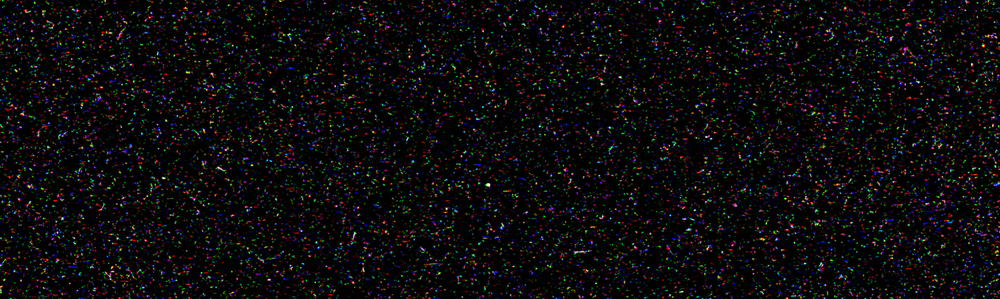
#> input picture image_sample_data/224MeV_10_000MU.png, 1000 x 299 px, shrunk from 1916 x 572 before the run; its folder holds only this picture in this run
$ python -i image_processing.py   (imports and definitions only)
#> lines starting #> are read from the running program, lines starting #| are printed output that depends on the picture; after the words box and inside, x2 and y2 are one past the last pixel; in counts of white or black regions, pixels touching at a corner belong together
#> in process_image, image is the input picture: shape (299, 1000, 3); mean B, G, R 11.1, 10.5, 11.4
import cv2
import numpy as np
import os
import pandas as pd
import matplotlib.pyplot as plt
from sklearn.cluster import DBSCAN

"""
Image Processing Algorithm for particle counting using K-means Colour quantization based on  https://stackoverflow.com/questions/72118665/particle-detection-with-python-opencv
K-means color quantization is simplifying the representation of the image by reducing the numbers of colours. This process involves clustering pixel colors into k groups
and replacing each pixel with its cluster’s centroid color. In this application, k-means is performed with two clusters to create a grayscale image and Otsu’s thresholding is for binarization.
After filtering out tiny noise, using contour area filtering and a mask is created to erase it. Bitwise-operation applies this mask to the original image, resulting in significant particle clusters.
The number of particle counts and average particle size computed from this algorithm are saved in a csv file for further processing.
"""


def kmeans_color_quantization(image, clusters=8, rounds=1):
#> called with clusters = 2, rounds = 1
    h, w = image.shape[:2]
#> h = 299; w = 1000
    samples = np.zeros([h*w,3], dtype=np.float32)
    count = 0

    for x in range(h):
        for y in range(w):
            samples[count] = image[x][y]
            count += 1
#> after the loop, count = 299000

    compactness, labels, centers = cv2.kmeans(samples,
            clusters,
            None,
            (cv2.TERM_CRITERIA_EPS + cv2.TERM_CRITERIA_MAX_ITER, 10000, 0.0001),
            rounds,
            cv2.KMEANS_RANDOM_CENTERS)
#> compactness = 354544415.4; centers = [[6.24, 5.13, 5.87], [59.19, 63.49, 65.85]]

    centers = np.uint8(centers)
#> centers = [[6, 5, 5], [59, 63, 65]]
    res = centers[labels.flatten()]
    return res.reshape((image.shape))
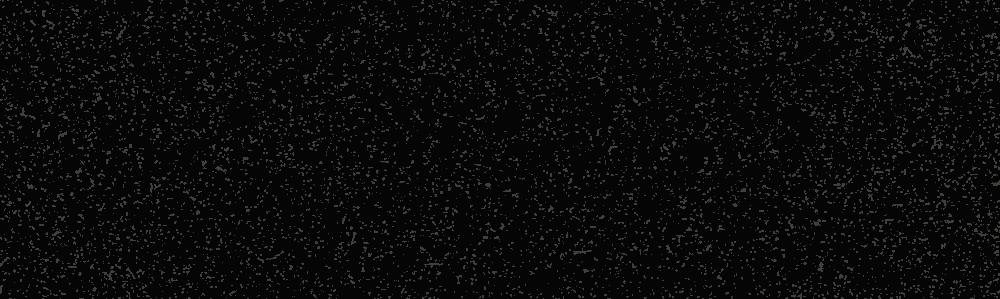
#> returned value: shape (299, 1000, 3); mean of channels 0, 1, 2 10.9, 10.4, 10.6; drawn as B, G, R

def detect_edges_and_tracks(image, low_threshold=50, high_threshold=150, min_line_length=50, max_line_gap=10):
    # grayscale
    gray = cv2.cvtColor(image, cv2.COLOR_BGR2GRAY)
    # gaussian blur
    blurred = cv2.GaussianBlur(gray, (5, 5), 0)
    # edges using canny algorithm
    edges = cv2.Canny(blurred, low_threshold, high_threshold)
    # hough line transform
    lines = cv2.HoughLinesP(edges, 1, np.pi / 180, 100, minLineLength=min_line_length, maxLineGap=max_line_gap)


    if lines is not None:
        for line in lines:
            x1, y1, x2, y2 = line[0]
            cv2.line(image, (x1, y1), (x2, y2), (255, 0, 0), 2)

    return edges, lines, image


def process_image(image_path, threshold=0, AREA_THRESHOLD=1):

    image = cv2.imread(image_path)
    if image is None:
        raise ValueError(f"Image at path {image_path} could not be loaded.")
    original = image.copy()


    # kmeans color segmentation, grayscale and otsu's threshold
    kmeans = kmeans_color_quantization(image, clusters=2)
    gray = cv2.cvtColor(kmeans, cv2.COLOR_BGR2GRAY)
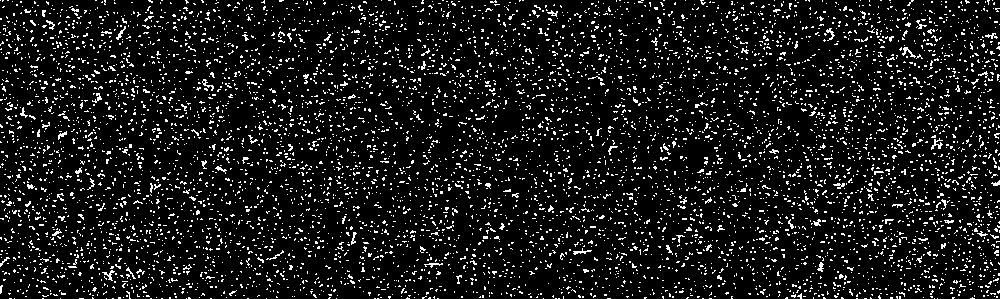
#> gray: shape (299, 1000); values 5 (black) and 63 (white), 9.3% white in thin lines or dots
    thresh = cv2.threshold(gray, 0, 255, cv2.THRESH_BINARY + cv2.THRESH_OTSU)[1]
#> thresh: shape (299, 1000); 9.3% white in thin lines or dots

    #edges, lines, processed_image = detect_edges_and_tracks(original)

    # contour area filtering + gather points
    points_list = []
    size_list = []
    cnts, _ = cv2.findContours(thresh, cv2.RETR_EXTERNAL, cv2.CHAIN_APPROX_SIMPLE)[-2:]
#> cnts = 6678 contours, 6667 with area under 20; largest, box (x1, y1, x2, y2) and area: (902, 47, 916, 58) 32, (931, 138, 943, 150) 28, (202, 79, 214, 91) 26, (102, 270, 115, 281) 26, (573, 248, 592, 255) 26
    for c in cnts:
        area = cv2.contourArea(c)
        if area < AREA_THRESHOLD:
            cv2.drawContours(thresh, [c], -1, 0, -1)
        else:
            (x, y), radius = cv2.minEnclosingCircle(c)
            points_list.append((int(x), int(y)))
            size_list.append(area)
#> this loop made 6678 passes
#> (c, area, x, y, radius) on passes 29, 31, 33, 34, 36, 37, 38, 39, 41: ([[952, 297], [952, 298], [953, 298], [954, 297]], 1.5, 953, 297.5, 1.12), ([[890, 297], [890, 298], [892, 298], [892, 297]], 2, 891, 297.5, 1.12), ([[841, 297], [841, 298], [843, 298], [842, 297]], 1.5, 842, 297.5, 1.12), ([[823, 297], [823, 298], [825, 298], [824, 297]], 1.5, 824, 297.5, 1.12), ([[786, 297], [785, 298], [787, 298], [787, 297]], 1.5, 786, 297.5, 1.12), ([[687, 297], [686, 298], [687, 298], [688, 297]], 1, 687, 297.5, 1.12), ([[644, 297], [644, 298], [645, 298], [646, 297]], 1.5, 645, 297.5, 1.12), ([[429, 297], [428, 298], [430, 298], [430, 297]], 1.5, 429, 297.5, 1.12), ([[407, 297], [406, 298], [409, 298], [408, 298]], 1, 407.5, 298, 1.5)
#> (area, x, y, radius) on passes 28, 59, 61, 62, 63, 64: (1, 972, 298, 2), (1, 731.5, 297, 1.12), (1.5, 698, 296.5, 1.12), (1, 672.5, 296.5, 0.707), (1.5, 662.5, 297, 1.12), (1, 627, 296, 1)
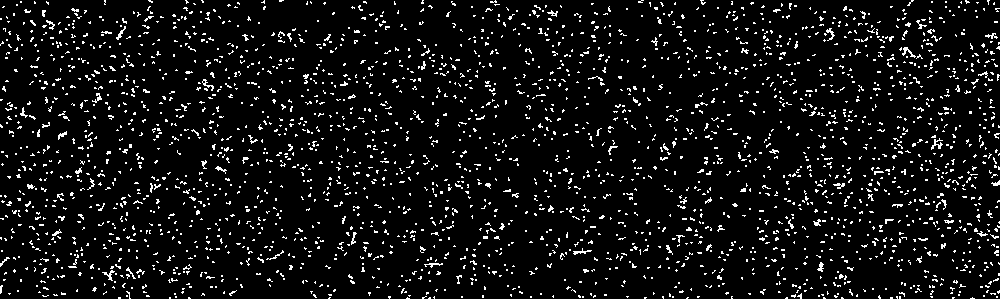
#> thresh: shape (299, 1000); 6.7% white in thin lines or dots
#> after the loop, points_list = 2670 pairs, first value 0 to 999, second value 0 to 298; size_list = 2670 values, max 32 at index 2250, min 1 at index 0, mean 2.77

    # mask
    result = cv2.bitwise_and(original, original, mask=thresh)
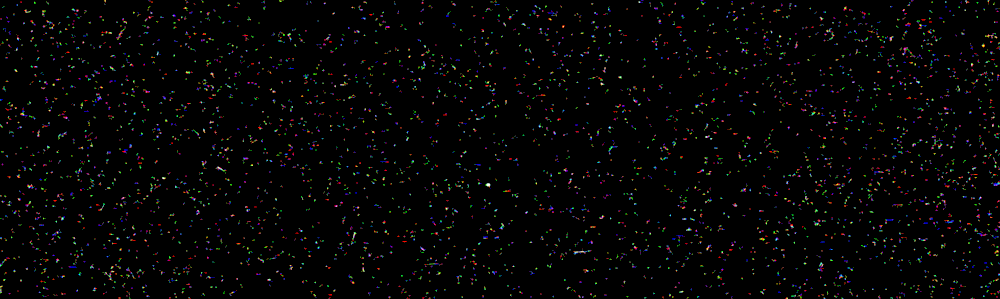
#> result: shape (299, 1000, 3); mean B, G, R 4.4, 4.4, 4.9
    result[thresh == 255] = (36, 255, 12)
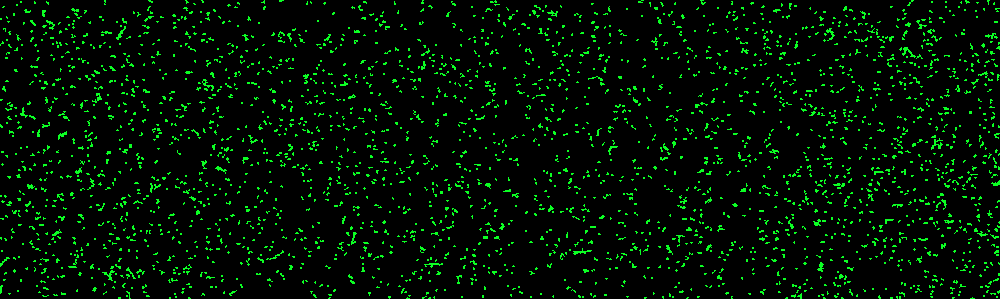
#> result: shape (299, 1000, 3); 6.72% of pixels changed, all inside (x1, y1, x2, y2) = (0, 0, 1000, 299)

    # overlay on original
    original[thresh == 255] = (36, 255, 12)
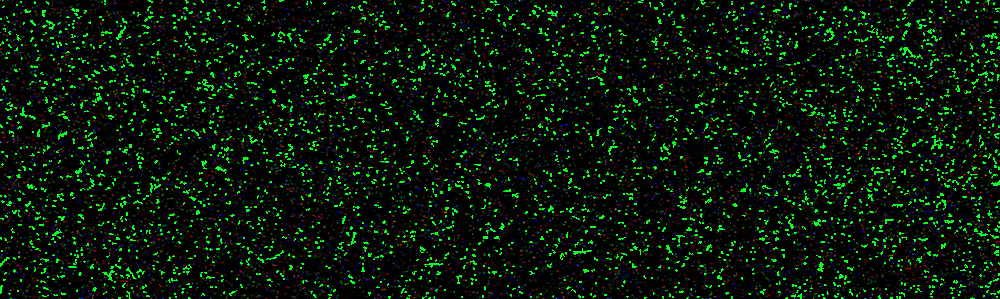
#> original: shape (299, 1000, 3); 6.72% of pixels changed, all inside (x1, y1, x2, y2) = (0, 0, 1000, 299)

    return len(points_list), size_list, original, kmeans, thresh, result

# directories
runs_directory = "runs_mu"
# [1 line that did not run here, left out]

# csv headers
particle_data = pd.DataFrame(columns=['Class', 'Frame', 'Particle_Count', 'Avg_Particle_Size'])

# for each class
# [80 lines not run here, left out]

>>> result = process_image('../image_sample_data/224MeV_10_000MU.png')
#> result = 6 items
